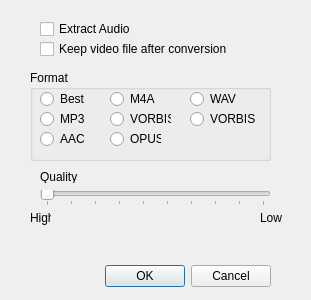
<?xml version="1.0" encoding="UTF-8"?>
<ui version="4.0">
 <class>AudioOptionsDlg</class>
 <widget class="QDialog" name="AudioOptionsDlg">
  <property name="geometry">
   <rect>
    <x>0</x>
    <y>0</y>
    <width>311</width>
    <height>300</height>
   </rect>
  </property>
  <property name="windowTitle">
   <string>Dialog</string>
  </property>
  <widget class="QDialogButtonBox" name="dlgAudio">
   <property name="geometry">
    <rect>
     <x>-70</x>
     <y>260</y>
     <width>341</width>
     <height>32</height>
    </rect>
   </property>
   <property name="orientation">
    <enum>Qt::Horizontal</enum>
   </property>
   <property name="standardButtons">
    <set>QDialogButtonBox::Cancel|QDialogButtonBox::Ok</set>
   </property>
  </widget>
  <widget class="QCheckBox" name="chkAudioOnly">
   <property name="geometry">
    <rect>
     <x>40</x>
     <y>40</y>
     <width>251</width>
     <height>18</height>
    </rect>
   </property>
   <property name="text">
    <string>Keep video file after conversion</string>
   </property>
  </widget>
  <widget class="QRadioButton" name="radioButton">
   <property name="geometry">
    <rect>
     <x>40</x>
     <y>90</y>
     <width>51</width>
     <height>18</height>
    </rect>
   </property>
   <property name="text">
    <string>Best</string>
   </property>
   <attribute name="buttonGroup">
    <string notr="true">buttonGroup</string>
   </attribute>
  </widget>
  <widget class="QRadioButton" name="radioButton_2">
   <property name="geometry">
    <rect>
     <x>40</x>
     <y>110</y>
     <width>51</width>
     <height>18</height>
    </rect>
   </property>
   <property name="text">
    <string>MP3</string>
   </property>
   <attribute name="buttonGroup">
    <string notr="true">buttonGroup</string>
   </attribute>
  </widget>
  <widget class="QRadioButton" name="radioButton_3">
   <property name="geometry">
    <rect>
     <x>40</x>
     <y>130</y>
     <width>51</width>
     <height>18</height>
    </rect>
   </property>
   <property name="text">
    <string>AAC</string>
   </property>
   <attribute name="buttonGroup">
    <string notr="true">buttonGroup</string>
   </attribute>
  </widget>
  <widget class="QRadioButton" name="radioButton_4">
   <property name="geometry">
    <rect>
     <x>110</x>
     <y>90</y>
     <width>61</width>
     <height>18</height>
    </rect>
   </property>
   <property name="text">
    <string>M4A</string>
   </property>
   <attribute name="buttonGroup">
    <string notr="true">buttonGroup</string>
   </attribute>
  </widget>
  <widget class="QRadioButton" name="radioButton_5">
   <property name="geometry">
    <rect>
     <x>110</x>
     <y>110</y>
     <width>61</width>
     <height>18</height>
    </rect>
   </property>
   <property name="text">
    <string>VORBIS</string>
   </property>
   <attribute name="buttonGroup">
    <string notr="true">buttonGroup</string>
   </attribute>
  </widget>
  <widget class="QRadioButton" name="radioButton_6">
   <property name="geometry">
    <rect>
     <x>110</x>
     <y>130</y>
     <width>51</width>
     <height>18</height>
    </rect>
   </property>
   <property name="text">
    <string>OPUS</string>
   </property>
   <attribute name="buttonGroup">
    <string notr="true">buttonGroup</string>
   </attribute>
  </widget>
  <widget class="QRadioButton" name="radioButton_8">
   <property name="geometry">
    <rect>
     <x>190</x>
     <y>110</y>
     <width>82</width>
     <height>18</height>
    </rect>
   </property>
   <property name="text">
    <string>VORBIS</string>
   </property>
   <attribute name="buttonGroup">
    <string notr="true">buttonGroup</string>
   </attribute>
  </widget>
  <widget class="QRadioButton" name="radioButton_7">
   <property name="geometry">
    <rect>
     <x>190</x>
     <y>90</y>
     <width>82</width>
     <height>18</height>
    </rect>
   </property>
   <property name="text">
    <string>WAV</string>
   </property>
   <attribute name="buttonGroup">
    <string notr="true">buttonGroup</string>
   </attribute>
  </widget>
  <widget class="QCheckBox" name="chkAudioExtract">
   <property name="geometry">
    <rect>
     <x>40</x>
     <y>20</y>
     <width>121</width>
     <height>18</height>
    </rect>
   </property>
   <property name="text">
    <string>Extract Audio</string>
   </property>
  </widget>
  <widget class="QGroupBox" name="groupBox">
   <property name="geometry">
    <rect>
     <x>30</x>
     <y>70</y>
     <width>241</width>
     <height>91</height>
    </rect>
   </property>
   <property name="title">
    <string>Format</string>
   </property>
  </widget>
  <widget class="QSlider" name="sldQuality">
   <property name="geometry">
    <rect>
     <x>40</x>
     <y>190</y>
     <width>231</width>
     <height>16</height>
    </rect>
   </property>
   <property name="minimum">
    <number>0</number>
   </property>
   <property name="maximum">
    <number>9</number>
   </property>
   <property name="singleStep">
    <number>1</number>
   </property>
   <property name="pageStep">
    <number>1</number>
   </property>
   <property name="orientation">
    <enum>Qt::Horizontal</enum>
   </property>
   <property name="invertedAppearance">
    <bool>false</bool>
   </property>
   <property name="invertedControls">
    <bool>false</bool>
   </property>
   <property name="tickPosition">
    <enum>QSlider::TicksBelow</enum>
   </property>
  </widget>
  <widget class="QLabel" name="label">
   <property name="geometry">
    <rect>
     <x>40</x>
     <y>170</y>
     <width>47</width>
     <height>13</height>
    </rect>
   </property>
   <property name="text">
    <string>Quality</string>
   </property>
  </widget>
  <widget class="QLabel" name="label_2">
   <property name="geometry">
    <rect>
     <x>30</x>
     <y>210</y>
     <width>21</width>
     <height>16</height>
    </rect>
   </property>
   <property name="text">
    <string>High</string>
   </property>
  </widget>
  <widget class="QLabel" name="label_3">
   <property name="geometry">
    <rect>
     <x>260</x>
     <y>210</y>
     <width>31</width>
     <height>16</height>
    </rect>
   </property>
   <property name="text">
    <string>Low</string>
   </property>
  </widget>
  <zorder>groupBox</zorder>
  <zorder>dlgAudio</zorder>
  <zorder>chkAudioOnly</zorder>
  <zorder>radioButton</zorder>
  <zorder>radioButton_2</zorder>
  <zorder>radioButton_3</zorder>
  <zorder>radioButton_4</zorder>
  <zorder>radioButton_5</zorder>
  <zorder>radioButton_6</zorder>
  <zorder>radioButton_8</zorder>
  <zorder>radioButton_7</zorder>
  <zorder>chkAudioExtract</zorder>
  <zorder>sldQuality</zorder>
  <zorder>label</zorder>
  <zorder>label_2</zorder>
  <zorder>label_3</zorder>
 </widget>
 <resources/>
 <connections>
  <connection>
   <sender>dlgAudio</sender>
   <signal>accepted()</signal>
   <receiver>AudioOptionsDlg</receiver>
   <slot>accept()</slot>
   <hints>
    <hint type="sourcelabel">
     <x>248</x>
     <y>254</y>
    </hint>
    <hint type="destinationlabel">
     <x>157</x>
     <y>274</y>
    </hint>
   </hints>
  </connection>
  <connection>
   <sender>dlgAudio</sender>
   <signal>rejected()</signal>
   <receiver>AudioOptionsDlg</receiver>
   <slot>reject()</slot>
   <hints>
    <hint type="sourcelabel">
     <x>316</x>
     <y>260</y>
    </hint>
    <hint type="destinationlabel">
     <x>286</x>
     <y>274</y>
    </hint>
   </hints>
  </connection>
 </connections>
 <buttongroups>
  <buttongroup name="buttonGroup"/>
 </buttongroups>
</ui>
